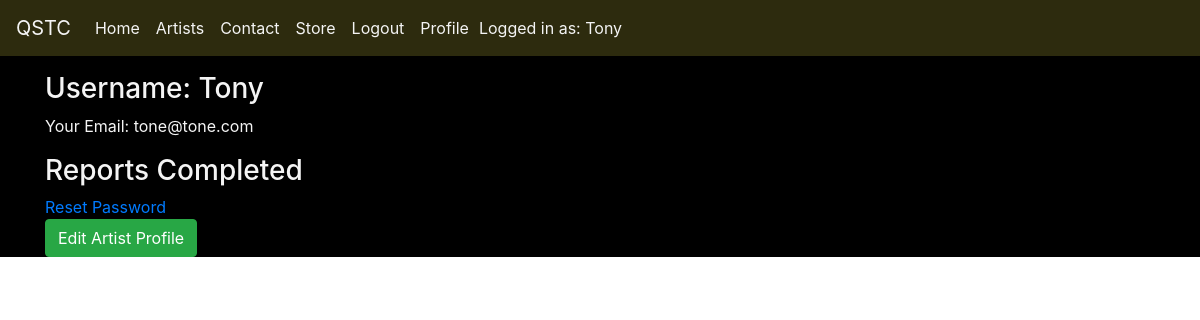
Page /accounts/profile/ (signed in) on the earlier database version.
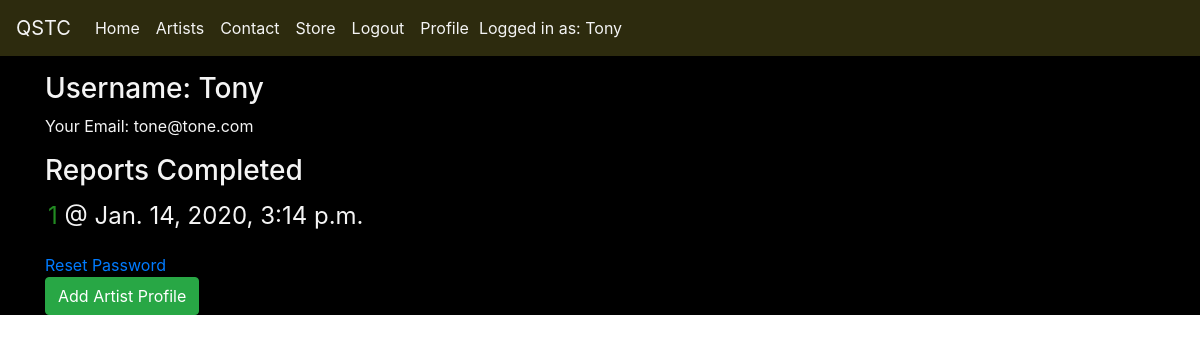
Same page on the later database version.
### shop/models.py (models this page shows, shortened)
class StockReport(models.Model):
    date = models.DateTimeField(auto_now=True)
    done_by = models.ForeignKey(Profile, related_name='reports', on_delete=models.PROTECT)

### accounts/views.py (the view)
# urls.py: path('profile/', user_profile, name="profile"),
@login_required()
def user_profile(request):
    user = User.objects.get(email=request.user.email)
    profile = user.profile
    reports = profile.reports.all()
    return render(
        request,
        "profile.html",
        {
            "user": user,
            "reports": reports,
            "profile": profile,
        },
    )

### accounts/models.py (called while the page is built)
    def __str__(self):
        return "{0}".format(self.user)

### accounts/templates/profile.html
{% extends 'base.html' %} {% block page_title %}{{ user }}'s Profile{% endblock %} {% block content %}
<h3>Username: {{ user.profile }}</h3>
<p>Your Email: {{ user.email }} </p>
<h3>Reports Completed</h3>
{% for r in reports %}
<p class="report-links"><a href="{% url 'check_report' r.id %}">{{ r.id }}</a> @ {{ r.date }}</p>
{% endfor %}
<a class="roster-link" href="{% url 'password_reset' %}">Reset Password</a>
<br> {% if profile.artist_profile %}
<a class="btn btn-success cart-add" href="{% url 'edit_artist' profile.artist_profile.id %}">Edit Artist Profile</a> {% else %}
<a class="btn btn-success cart-add" href="{% url 'add_artist' %}">Add Artist Profile</a> {% endif %} {% endblock %}

Differences in the rows shown:
added StockReport: id "1", date "Jan. 14, 2020, 3:14 p.m."
Other differences:
text no longer shown: "Edit Artist Profile"
text now shown: "Add Artist Profile"
